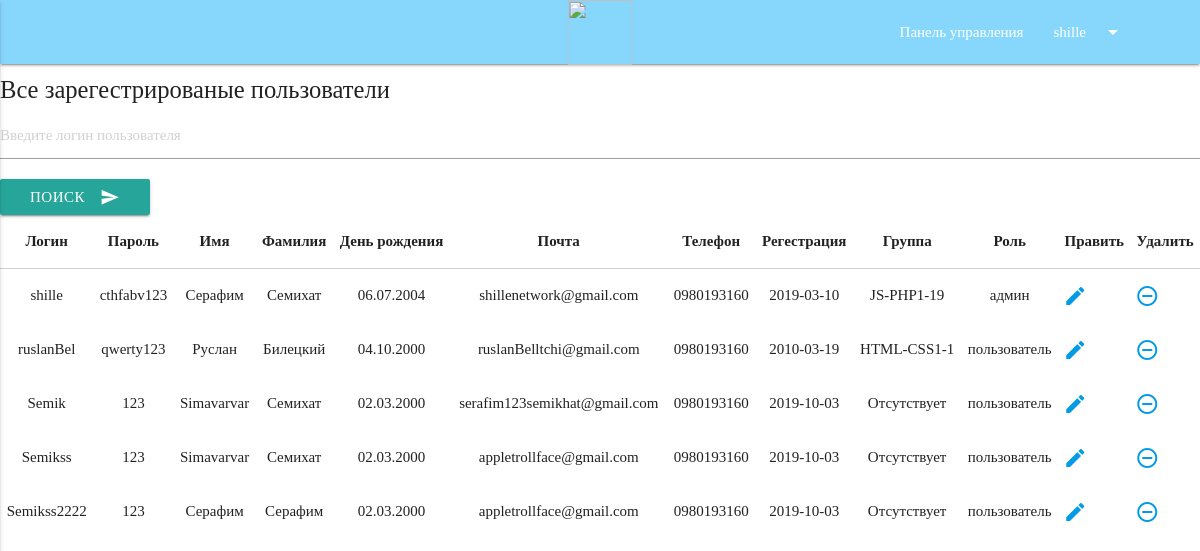
The app's page /resources/views/account/admin-user.php (signed in), older data.
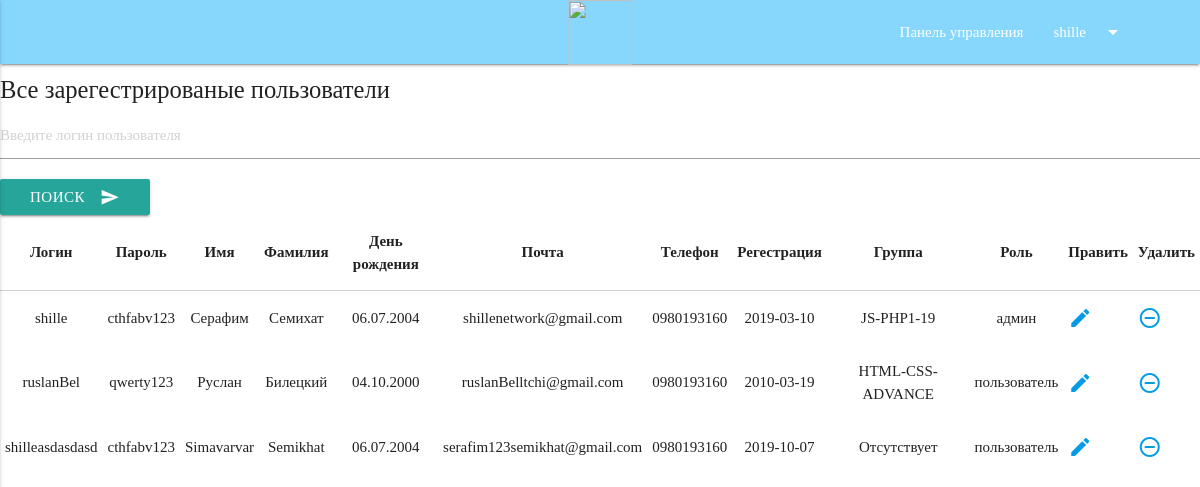
The same page, newer data.
### tables this page shows
CREATE TABLE `users` (
  `id` int(11) NOT NULL,
  `login` varchar(255) NOT NULL,
  `password` varchar(255) NOT NULL,
  `name` varchar(255) DEFAULT NULL,
  `surname` varchar(255) NOT NULL,
  `birth_date` varchar(255) NOT NULL,
  `email` varchar(255) NOT NULL,
  `tel` varchar(255) NOT NULL,
  `registration_date` date NOT NULL,
  `group_id` varchar(255) NOT NULL DEFAULT 'Отсутствует',
  `role_id` int(11) NOT NULL
);

### app/Connection.php (called while the page is built, shortened)
<?php
class Connection {
    private $connection;
    private $host = 'localhost';
    private $user = 'root';
    private $pass = '';
    private $db = 'test_kit';
    public function __construct() {
        $this->connection = new mysqli($this->host, $this->user, $this->pass, $this->db);
    }
    public function query($sql) {
        return $this->connection->query($sql);
    }
}

### app/UserObject.php (called while the page is built, shortened)
<?php
class UserObject extends AbstractModel{
    public function getElementsTable($row_table,$id)
    {
        $getGroup =  parent::query("SELECT `$row_table` FROM `users` WHERE id='$id'");
        $row_ass = $getGroup->fetch_assoc();
        return $row_ass[$row_table];
    }
}

### app/Admin.php (called while the page is built, shortened)
<?php
class Admin extends UserObject {
    private $table = '`users`';
    public function AllTable(){
        return parent::query("SELECT * FROM " . $this->table);
    }
}

### resources/views/account/admin-user.php (the view, shortened to what this page needs)
<?php
$admin = new Admin();
$id = $_SESSION['user'][0];
?>
<?php if($admin->getElementsTable('role_id',$id) == 3):?>
<?php require "../layouts/adminnav.php"; ?>
    <div id="test1" class="col s12">
        <h5>Все зарегестрированые пользователи</h5>
        <table class="highlight">
            <form action="admin-user.php" method="post">
                <input name="search" placeholder="Введите логин пользователя" type="text" required>
                <button class="btn waves-effect waves-light" type="submit" name="action">Поиск
                    <i class="material-icons right">send</i>
                </button>
            </form>
            <thead>
            <tr>
                <th>Логин</th>
                <th>Пароль</th>
                <th>Имя</th>
                <th>Фамилия</th>
                <th>День рождения</th>
                <th>Почта</th>
                <th>Телефон</th>
                <th>Регестрация</th>
                <th>Группа</th>
                <th>Роль</th>
                <th>Править</th>
                <th>Удалить</th>
            </tr>
            </thead>
            <tbody>
            <?php
            $users = $admin->AllTable();
            while ($user = $users->fetch_row()) {
            ?>
            <tr>
                <td><?php  echo $user[1]; ?></td>
                <td><?php  echo $user[2]; ?></td>
                <td><?php  echo $user[3]; ?></td>
                <td><?php  echo $user[4]; ?></td>
                <td><?php  echo $user[5]; ?></td>
                <td><?php  echo $user[6]; ?></td>
                <td><?php  echo $user[7]; ?></td>
                <td><?php  echo $user[8]; ?></td>
                <td><?php  echo $user[9]; ?></td>
                <td>
                <?php  if($user[10] == '3') {
                    echo 'админ';
                }if ($user[10] == '2'){
                }if ($user[10] == '1'){
                    echo 'пользователь';
                }
                ?></td>
                <td><a href="edit/edit.php?id=<?php echo $user[0]; ?>" class="btn-user"><i class="material-icons left">edit</i></a></td>
                <td><a href="?del_user=<?php echo $user[0]; ?>"><i class="material-icons left">remove_circle_outline</i></a></td>
            </tr>
            <?php } ?>
            </tbody>
        </table>
    </div>
<?php endif; ?>

### resources/views/layouts/adminnav.php (shortened to what this page needs)
<!doctype html>
<html lang="en">
<head>
    <link type="text/css" rel="stylesheet" href="/public/css/materialize.min.css"  media="screen,projection"/>
    <link rel="stylesheet" href="/public/css/style.css">
</head>
<body>
<nav>
    <div class="container">
        <div class="nav-wrapper">
            <a href="#" class="brand-logo center"><img src="http://kitit.com.ua/wp-content/uploads/2018/12/cropped-logo_kit_w-1.png" width="65" height="65" alt=""></a>
            <ul id="nav-mobile" class="right hide-on-med-and-down">
                <li><a href="/resources/views/account/hub-test.php">Панель управления</a></li>
                <li><a class="dropdown-button" href="#!" data-activates="dropdown1"><?php echo $_SESSION['user'][1] ?><i class="material-icons right">arrow_drop_down</i></a></li>
            </ul>
        </div>
    </div>
</nav>

### public/css/style.css (style rules this page uses)
html { font-family: Calibri; }
td, th, tr { text-align: center; }
nav { background-color: #87d7fc; }

Row changes from the older to the newer data that the page shows:
removed users: login "Semik", password "123", name "Simavarvar", surname "Семихат", birth_date "02.03.2000", email "serafim123semikhat@gmail.com", tel "0980193160", registration_date "2019-10-03", group "Отсутствует", shows "пользователь"
removed users: login "Semikss", password "123", name "Simavarvar", surname "Семихат", birth_date "02.03.2000", email "appletrollface@gmail.com", tel "0980193160", registration_date "2019-10-03", group "Отсутствует", shows "пользователь"
removed users: login "Semikss2222", password "123", name "Серафим", surname "Серафим", birth_date "02.03.2000", email "appletrollface@gmail.com", tel "0980193160", registration_date "2019-10-03", group "Отсутствует", shows "пользователь"
changed users "ruslanBel": group "HTML-CSS1-1" → "HTML-CSS-ADVANCE"
added users: login "shilleasdasdasd", password "cthfabv123", name "Simavarvar", surname "Semikhat", birth_date "06.07.2004", email "serafim123semikhat@gmail.com", tel "0980193160", registration_date "2019-10-07", group "Отсутствует", shows "пользователь"
